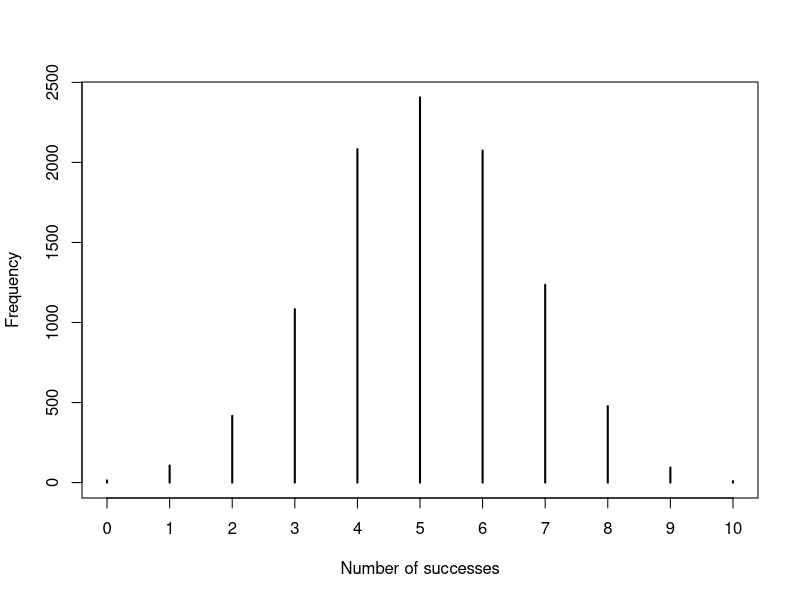
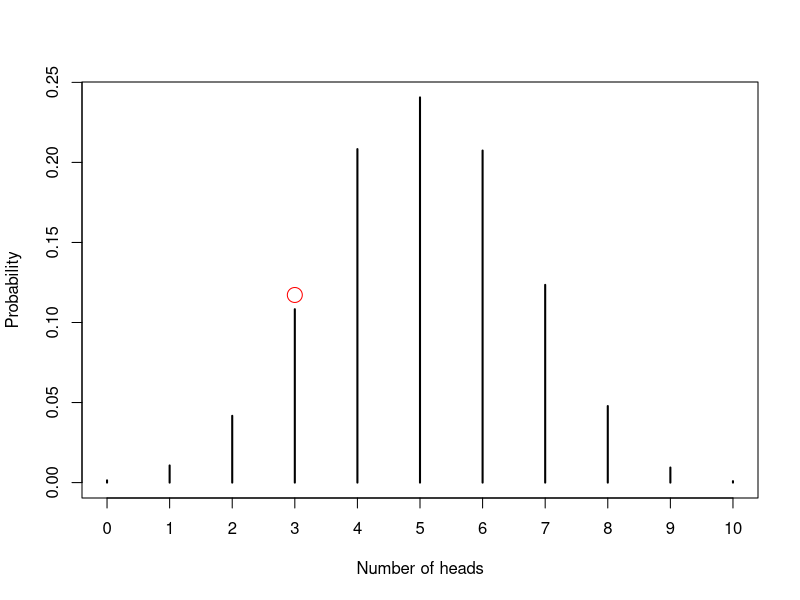
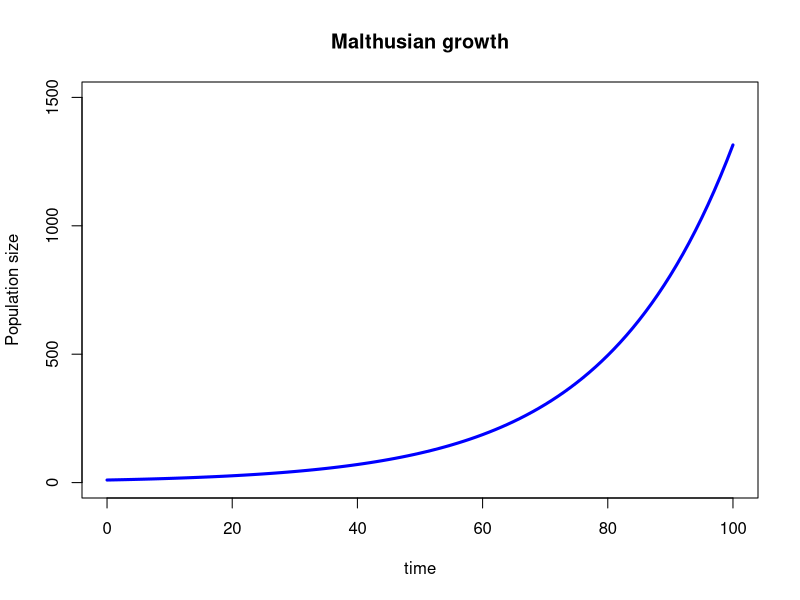

These charts were generated, in order, by the following R code: (Note: this script raises an error after producing the figures.)
## ---- chunk 1
knitr::opts_chunk$set(echo = TRUE)
## ---- chunk 2
# Define how many samples we want:
rr <- 10000
## ---- chunk 3
binom_nbrs <- rbinom(n = rr, size = 10, prob = 0.5)  # taking 10000 samples of 10
## ---- chunk 4
head(binom_nbrs, 10)
## ---- chunk 5
table(binom_nbrs)
## ---- chunk 6
plot(
  table(binom_nbrs),
  ylab="Frequency", xlab="Number of successes")
## ---- chunk 7
P_x3_s10_p0.5 <- dbinom(x = 3, size = 10, prob = 0.5) 
# x is the integer value we want to know the probability density of

P_x3_s10_p0.5
## ---- chunk 8
# comparing the stochastic realization of x = 3 with the expectation for x = 3
table(binom_nbrs)[4] / rr #why the division?

P_x3_s10_p0.5
## ---- chunk 9
plot(
  table(binom_nbrs)/rr, 
  ylab="Probability", xlab="Number of heads")

# Finally, we can mark the probability we are interested in
# by using a red dot in our plot:
points(x = 3, y = P_x3_s10_p0.5, col = "red", cex = 2)
## ---- chunk 10
popsize <- 10
## ---- chunk 11
time <- 0
## ---- chunk 12
R <- 1.05
## ---- chunk 13
tmax <- 100 # this is the number of generations
## ---- chunk 14
all_generations <- seq(from = 1, to = tmax, by = 1)
## ---- chunk 15
# For each generation, beginning in the generation = 1 and:
for(generation in all_generations){ 
  
  N_t <- popsize[length(popsize)] # by indexing 
  # the vector in this way (i.e. using "[length()]"),
  # we guarantee we are always taking the last value of 
  # this vector.
  
  N_t_plus_one <- N_t * R # this is the application of Euler's formula
  
  #Now, let's store the population size at that generation:
  popsize <- c(popsize, N_t_plus_one)
  
  #let's not forget to record the time that we are on:
  time <- c(time, generation) 
}
## ---- chunk 16
#
plot(NA, xlim=c(0,tmax), ylim=c(0,1500),
     xlab="time", ylab="Population size",
     main="Malthusian growth")
lines(x = time, y = popsize, col = "blue", lwd = 3)
## ---- chunk 17
knitr::include_graphics('~/evolved/vignettes/spirit_bear.png')
## ---- chunk 18
sim_pops <- OneGenHWSim(n.ind = 100, n.sim = 5, p = 0.467)

#now, checking the result of our simulations:
sim_pops
## ---- chunk 19
# To remember how this works, let's imagine you want to 
# arbitrarily calculate (f(A1) + 3) / 4.5 for all your simulations. 
#You should run:

freqs_A1 <- sim_pops$A1A1 / (sim_pops$A1A1 + sim_pops$A1A2 + sim_pops$A2A2)

result <- (freqs_A1 + 3) / 4.5
result

# the above has no biological "meaning". 
# it is just to remind you how vectorized calculation works
